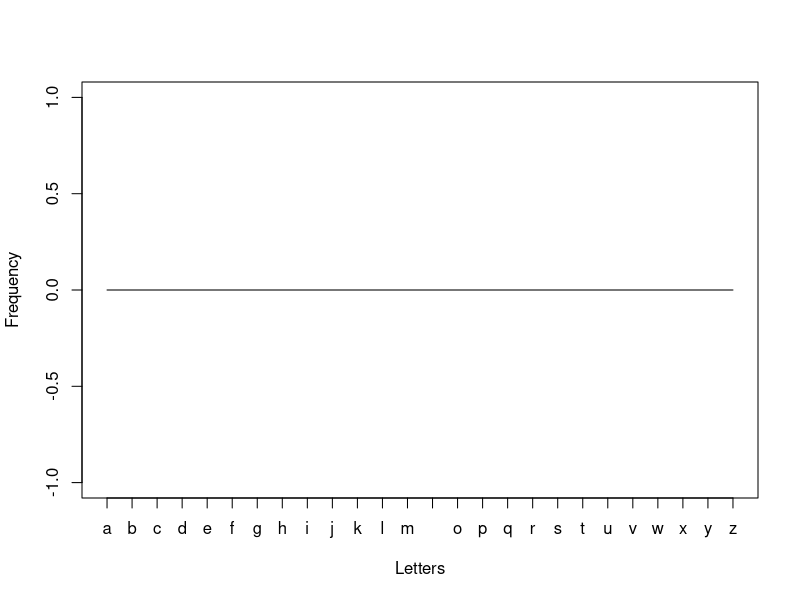

Reproduce this figure in R.
sentence <- readline('Enter the sentence: ')
freq = c()
for (i in strsplit(sentence, split = '')[[1]]) {
	if (65 <= utf8ToInt(i) && utf8ToInt(i) <= 90) i = intToUtf8(utf8ToInt(i) + 32)
	if (i %in% names(freq)) freq[i] = freq[i] + 1
	else freq[i] = 1
}
for (i in 97:122) {
	i = intToUtf8(i)
	if (!(i %in% names(freq))) freq[i] = 0
	cat(i, ' -> ', freq[i], '\n')
}
plot(x = 1:26, y = freq[mapply(intToUtf8, 97:122)], type = 'l', xlab = 'Letters', ylab = 'Frequency', xaxt = 'n')
axis(side = 1, at = 1:26, labels = mapply(intToUtf8, 97:122))